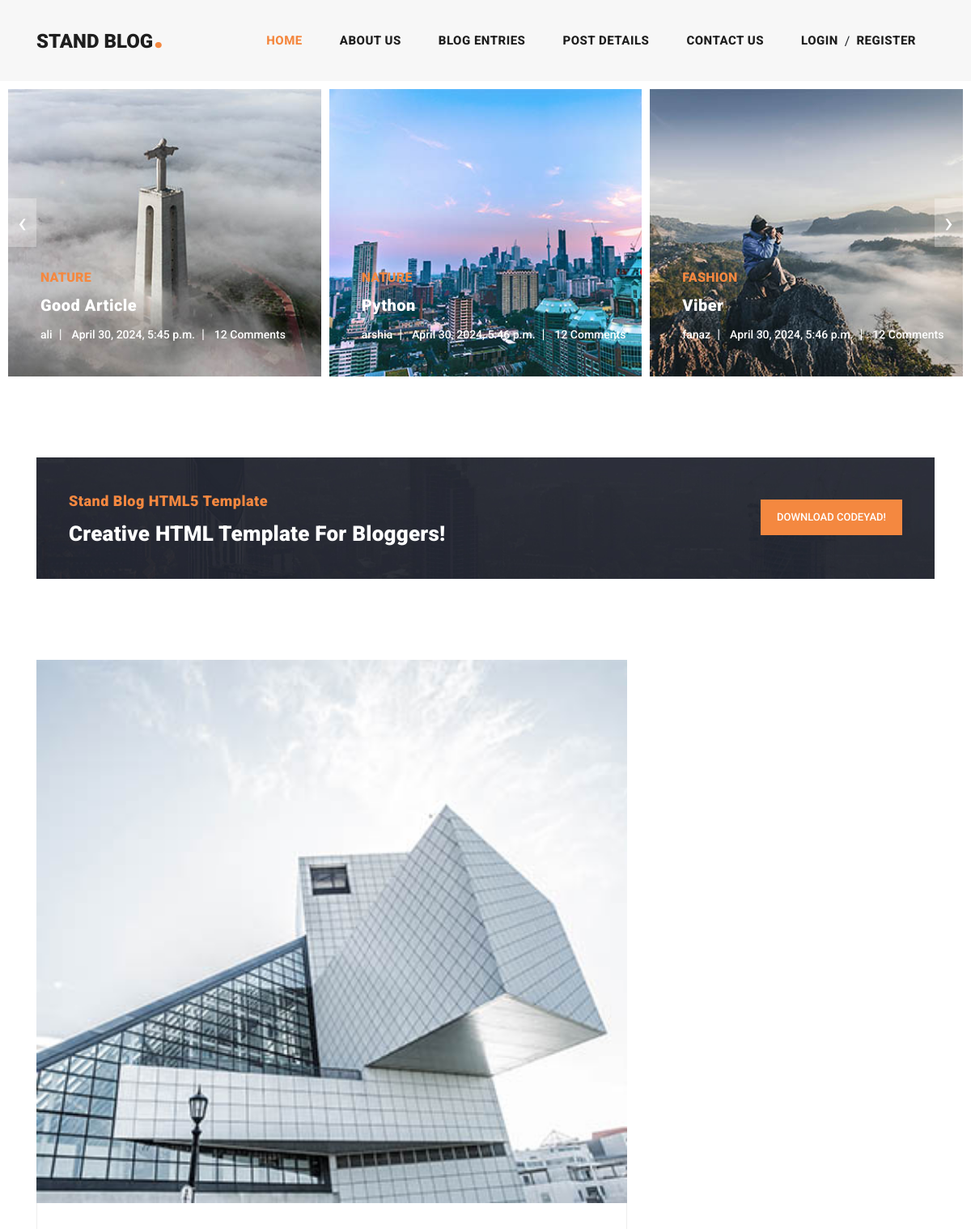
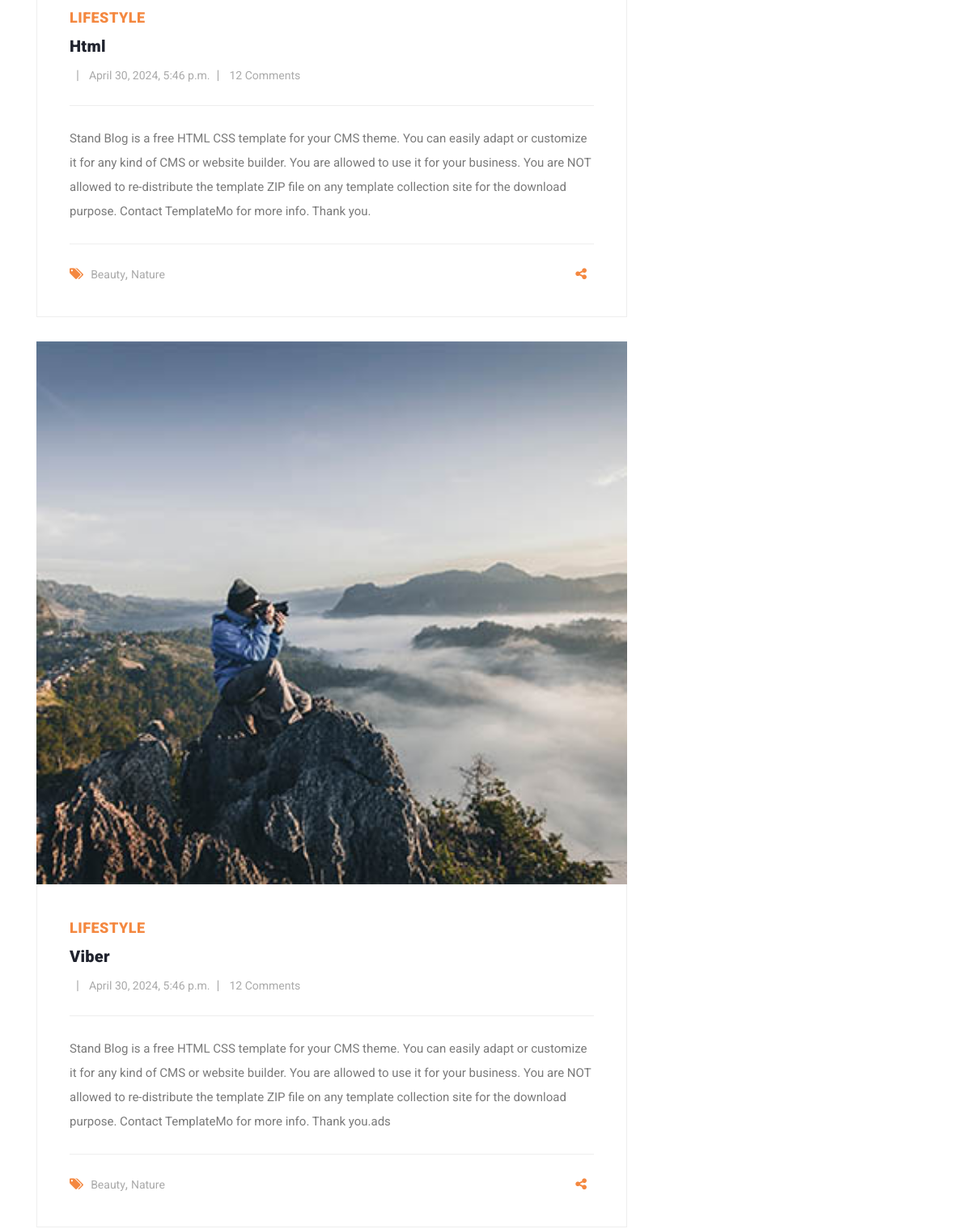
The app's page / (upper part), older data (2 pictures, top to bottom).
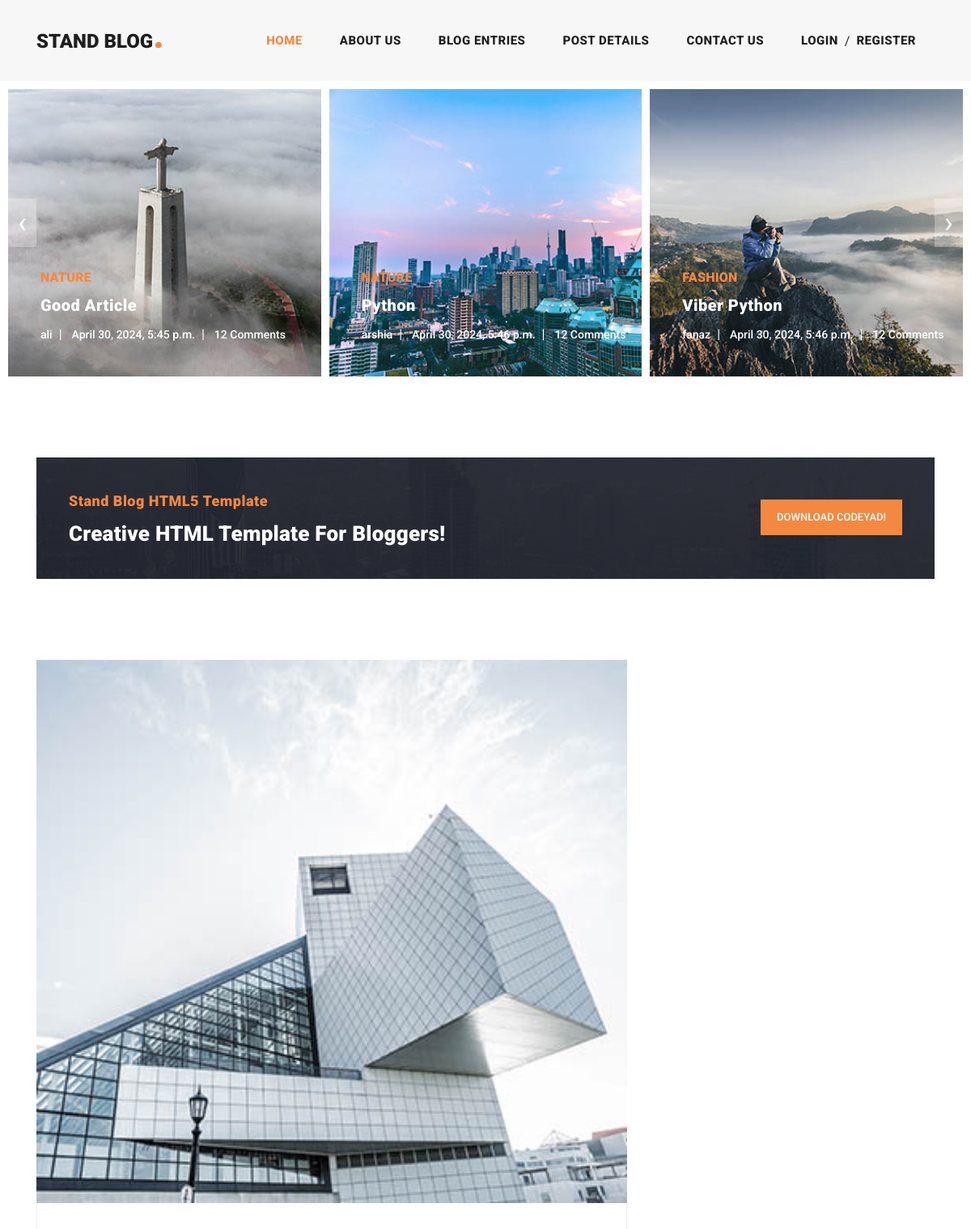
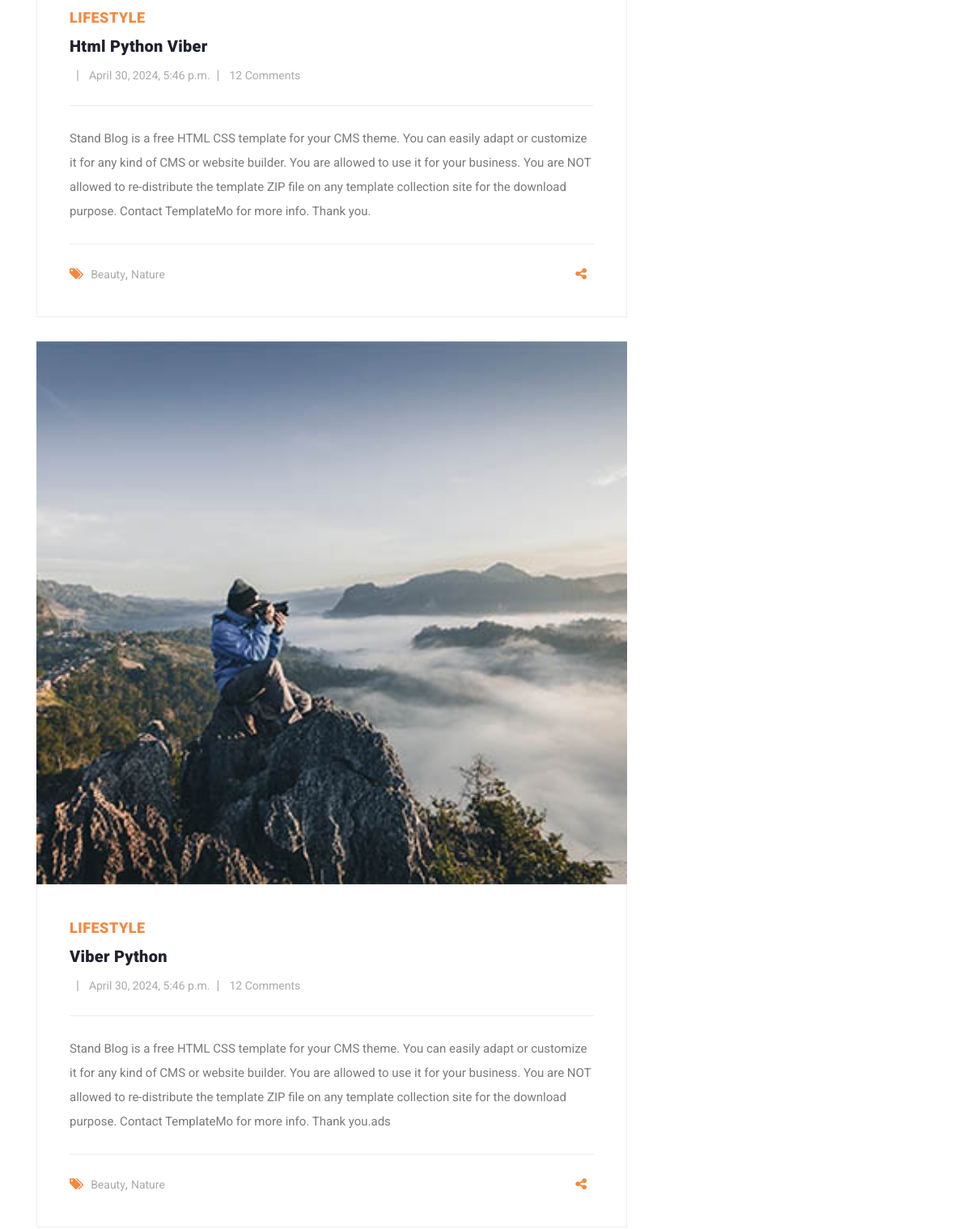
The same page, newer data (2 pictures, top to bottom).
### blog_app/models.py (models this page shows, shortened)
class Article(models.Model):
    auther = models.ForeignKey(User, models.CASCADE, )
    category = models.ManyToManyField(Category, related_name='articles')
    title = models.CharField(max_length=70)
    body = models.TextField()
    image = models.ImageField(upload_to='images/article')
    created = models.DateTimeField(auto_now_add=True)
    updated = models.DateTimeField(auto_now=True)
    slug = models.SlugField(null=True, unique=True, blank=True)
    def get_absolute_url(self):
        return reverse('blog_app:detail', args=[self.slug])
    class Meta:
        ordering = ('created',)

class Category(models.Model):
    title = models.CharField(max_length=100)
    created = models.DateTimeField(auto_now_add=True)

### home_app/views.py (the view)
# urls.py: 2. Add a URL to urlpatterns:  path('', views.home, name='home')
def home(request):
    articles = Article.objects.all()
    recent_articles = Article.objects.all().order_by('-created', '-updated')[:3]
    return render(request, 'home_app/index.html', context={'articles': articles, 'recent_articles': recent_articles, 'name': 'codeyad'})

### home/context_processor.py (called while the page is built)
def recent_article(request):
    recent_article = Article.objects.order_by('-created')
    categories = Category.objects.all()
    return {'recent': recent_article, 'categories': categories}

### home_app/templates/home_app/index.html (shortened to what this page needs)
{% extends 'base.html' %}
{% load static %}
{% load render_partial %}
{% load social_share %}
{% block content %}
    <div class="main-banner header-text">
      <div class="container-fluid">
        <div class="owl-banner owl-carousel">
          {% for article in articles %}
          <div class="item">
            <img src="{{ article.image.url }}" alt="{{ article.title }}">
            <div class="item-content">
              <div class="main-content">
                <div class="meta-category">
                  <span>{{ article.category.first.title }}</span>
                </div>
                <a href="{{ article.get_absolute_url }}"><h4>{{ article.title }}</h4></a>
                <ul class="post-info">
                  <li><a href="#">{{ article.auther.username }}</a></li>
                  <li><a href="#">{{ article.created }}</a></li>
                  <li><a href="#">12 Comments</a></li>
                </ul>
              </div>
            </div>
          </div>
          {% endfor %}
        </div>
      </div>
    </div>
    <section class="call-to-action">
      <div class="container">
        <div class="row">
          <div class="col-lg-12">
            <div class="main-content">
              <div class="row">
                <div class="col-lg-8">
                  <span>Stand Blog HTML5 Template</span>
                  <h4>Creative HTML Template For Bloggers!</h4>
                </div>
                <div class="col-lg-4">
                  <div class="main-button">
                    <a rel="nofollow" href="https://templatemo.com/tm-551-stand-blog" target="_parent">Download {{ name }}!</a>
                  </div>
                </div>
              </div>
            </div>
          </div>
        </div>
      </div>
    </section>
    <section class="blog-posts">
      <div class="container">
        <div class="row">
          <div class="col-lg-8">
            <div class="all-blog-posts">
              <div class="row">
                {% for article in recent_articles %}
                <div class="col-lg-12">
                  <div class="blog-post">
                    <div class="blog-thumb">
                      <img src="{{ article.image.url }}" alt="">
                    </div>
                    <div class="down-content">
                      <span>Lifestyle</span>
                      <a href="post-details.html"><h4>{{ article.title }}</h4></a>
                      <ul class="post-info">
                        <li><a href="#">{{ article.auther.get_full_name }}</a></li>
                        <li><a href="#">{{ article.created }}</a></li>
                        <li><a href="#">12 Comments</a></li>
                      </ul>
                      <p>{{ article.body }}</p>
                      <div class="post-options">
                        <div class="row">
                          <div class="col-6">
                            <ul class="post-tags">
                              <li><i class="fa fa-tags"></i></li>
                              <li><a href="#">Beauty</a>,</li>
                              <li><a href="#">Nature</a></li>
                            </ul>
                          </div>
                          <div class="col-6">
                            <ul class="post-share">
                              <li><i class="fa fa-share-alt"></i></li>
                            </ul>
                          </div>
                        </div>
                      </div>
                    </div>
                  </div>
                </div>
                {% endfor %}
              </div>
            </div>
          </div>
        </div>
      </div>
    </section>
{% endblock %}

Row changes from the older to the newer data that the page shows:
changed Article "FASHION": title "Viber" → "Viber Python"
changed Article: title "Html" → "Html Python Viber"
